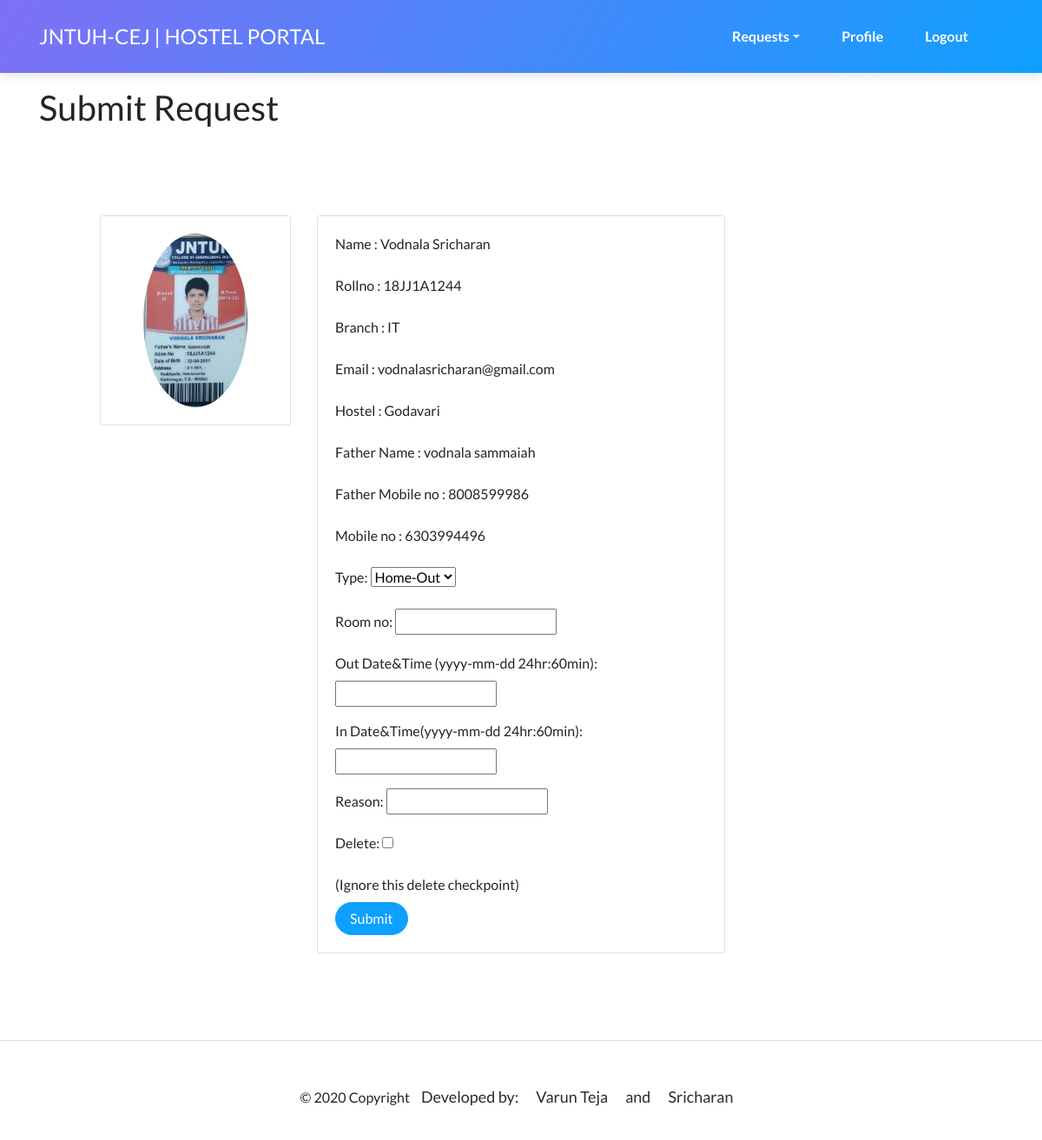
Screenshot of /student_home/ (signed in) with the database file from the repository.
### Home/models.py (models this page shows, shortened)
class Student(models.Model):
    HNAMES = (
        ('Godavari','Godavari Boys Hostel'),
        ('krishna','Krishna Boys Hostel'),
        ('sharadha','Sharadha Girls Hostel'),
        ('saraswathi','Saraswathi Girls Hostel'),
    )
    BRANCHES=(
        ('CSE','CSE'),
        ('IT','IT'),
        ('EEE','EEE'),
        ('MECH','MECH'),
        ('ECE','ECE'),
    )
    STD_STATUS=(
        ('In','Inside Hostel'),
        ('Out','Outside Hostel'),
    )
    user = models.OneToOneField(User, null=True, blank=True, on_delete=models.CASCADE)
    name = models.CharField(max_length=200, null=True)
    email = models.CharField(max_length=200, null=True,validators=[validate_email])
    branch = models.CharField(max_length=200, null=True,choices=BRANCHES)
    hostel = models.CharField(max_length=200, null=True,choices=HNAMES)
    rollno = models.CharField(max_length=200,primary_key=True)
    father_name = models.CharField(max_length=200, null=True)
    father_mobile_no = models.CharField(max_length=200, null=True)
    mobile_no = models.CharField(max_length=200, null=True)
    address = models.CharField(max_length=500, null=True,default='Specify correct address')
    date_created = models.DateTimeField(auto_now_add=True, null=True)
    profile_pic= models.ImageField(null=True,default='default.png',validators=[validate_image])
    student_status=models.CharField(max_length=200,null=True,choices=STD_STATUS)

### Home/decorators.py (the view)
		def wrapper_func(request, *args, **kwargs):
			group = None
			if request.user.groups.exists():
				group = request.user.groups.all()[0].name
			if group in allowed_roles:
				return view_func(request, *args, **kwargs)
			else:
				return HttpResponse('You are not authorized to view this page')

### Home/views.py (called while the page is built, shortened)
@allowed_users(allowed_roles=['student'])
def studenthome(request):
    createappealFormset = inlineformset_factory(Student, Appeal,fields=('type','room_no','out_datetime','in_datetime', 'reason'),extra=1)
    user=request.user
    student=Student.objects.get(user=user)
    form = createappealFormset(queryset=Appeal.objects.none(),instance=student)
    context = {'student': student, 'form': form}
    return render(request, 'Home/studenthome.html', context)

### Home/templates/Home/studenthome.html (shortened to what this page needs)
{% extends 'Home/studentbase.html' %}
{% load static %}
{% block content %}
<div style="margin-top : 100px ">
<div class="container">
	<h1>Submit Request</h1>
</div>
</div>
<div style="margin : 100px ">
	<div class="container">
<div class="row">
	<div class="col-md-3">
		<div class="card card-body">
			<img class="profile-pic" src="{{ student.profile_pic.url }}" >
		</div>
	</div>
	<div class="col-md-6">
		<div class="card card-body">
            <p><label>Name :</label> {{ student.name }}</p>
            <p><label>Rollno : </label> {{ student.rollno }}</p>
            <p><label>Branch : </label> {{ student.branch }}</p>
            <p><label>Email : </label> {{ student.email }}</p>
            <p><label>Hostel : </label> {{ student.hostel }}</p>
            <p><label>Father Name : </label> {{ student.father_name }}</p>
            <p><label>Father Mobile no : </label> {{ student.father_mobile_no }}</p>
            <p><label>Mobile no : </label> {{ student.mobile_no }}</p>
			<form action="" method="POST">
				{{ form.as_p }}
				<div><label>(Ignore this delete checkpoint)</label></div>
				<input class="btn btn-primary" type="submit" name="Submit">
			</form>
		</div>
	</div>
</div>
	</div>
</div>
{% endblock content %}

### Home/templates/Home/studenthome.html (style rules this page uses)
.profile-pic { max-width: 200px; max-height:200px; margin: 0 auto; border-radius: 50%; }

### rows the page displays
Student: profile_pic (picture), name "Vodnala Sricharan", rollno "18JJ1A1244", branch "IT", email "vodnalasricharan@gmail.com", hostel "Godavari", father_name "vodnala sammaiah", father_mobile_no "8008599986", mobile_no "6303994496"
